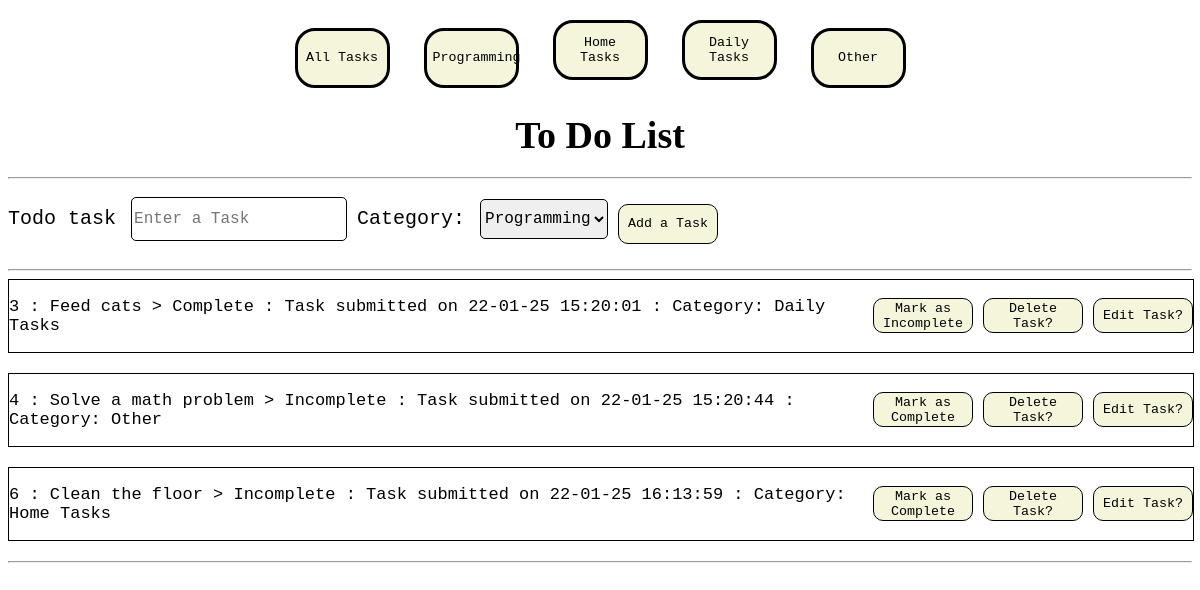
The page / on the database its author committed.
### Website/models.py (models this page shows)
class Todo(db.Model):
    id = db.Column(db.Integer, primary_key = True)
    task = db.Column(db.String(300), unique = True)
    complete = db.Column(db.Boolean, default = False)
    time_and_date = db.Column(db.DateTime, default=datetime.utcnow) #Adds the time and date column to Todo model, which stores the timestamp
    category = db.Column(db.String(50), default = "Other") #Sets category for tasks in database

### Website/views.py (the view)
@my_view.route("/")
def home():
    todo_list = Todo.query.all()
    return render_template("index.html", todo_list = todo_list)

### Website/templates/index.html (shortened to what this page needs)
<!DOCTYPE html>
<html lang="en">
  <head>
    <link
      rel="stylesheet"
      type="text/css"
      href="{{url_for('static',
    filename='styles/stylesheet.css')}}"
    />
  </head>
  <body>
    <div class="Navbar">
      <nav>
        <form action="/" method="GET" style="display: inline">
          <button type="submit">All Tasks</button>
        </form>
        <form
          action="/category/Programming"
          method="GET"
          style="display: inline"
        >
          <button type="submit">Programming</button>
        </form>
        <form
          action="/category/Home Tasks"
          method="GET"
          style="display: inline"
        >
          <button type="submit">Home Tasks</button>
        </form>
        <form
          action="/category/Daily Tasks"
          method="GET"
          style="display: inline"
        >
          <button type="submit">Daily Tasks</button>
        </form>
        <form action="/category/Other" method="GET" style="display: inline">
          <button type="submit">Other</button>
        </form>
      </nav>
    </div>
    <h1 class="todo_title">To Do List</h1>
    <hr />
    <form action="/add" method="post" class="todo-form">
      <div class="input-field">
        <label for="task">Todo task</label>
        <input type="text" name="task" placeholder="Enter a Task" />
      </div>
      <div class="category-field">
        <label for="category">Category:</label>
        <select name="category" required>
          <option value="Programming">Programming</option>
        </select>
      </div>
      <button type="submit">Add a Task</button>
    </form>
    <hr />
    {% for todo in todo_list %}
    <div class="todo-table" id="category-specific">
      <p>
        {{ todo.id }} : {{ todo.task }} > {{ 'Complete' if todo.complete else
        'Incomplete'}} : Task submitted on {{
        todo.time_and_date.strftime('%d-%m-%y %H:%M:%S') }} : Category:
        {{todo.category}}
      </p>
      <form
        class="completion"
        action="/update/{{todo.id}}"
        method="POST"
        style="display: inline"
      >
        <button type="submit">
          {{'Mark as Complete' if not todo.complete else 'Mark as Incomplete'}}
        </button>
      </form>
      <form
        class="to-delete"
        action="/delete/{{todo.id}}"
        method="GET"
        style="display: inline"
      >
        <button type="submit">Delete Task?</button>
      </form>
      <form
        class="to-edit"
        action="/edit/{{todo.id}}"
        method="GET"
        style="display: inline"
      >
        <button type="submit">Edit Task?</button>
      </form>
    </div>
    {% endfor %}
    <hr />
  </body>
</html>

### Website/static/styles/stylesheet.css (style rules this page uses)
.Navbar { display: flex; justify-content: center; align-items: center; margin-top: 20px; }
.Navbar button { width: 95px; height: 60px; border: solid; margin: 0 15px; border-radius: 20px; background-color: beige; color: black; cursor: pointer; font-family: monospace; }
.todo_title { font-size: 38px; text-align: center; margin-bottom: 20px; }
.todo-form { display: flex; flex-direction: row; align-items: center; }
.input-field, .category-field { display: flex; align-items: center; margin-bottom: 10px; }
.todo-form label { font-size: 20px; font-family: monospace; margin-right: 5px; }
.todo-form input[type="text"], .category-field select { height: 40px; font-size: 16px; font-family: monospace; border: 1px solid black; border-radius: 5px; margin: 10px; }
.todo-form button { height: 40px; width: 100px; border-radius: 10px; border: 1px solid black; background-color: beige; font-family: monospace; cursor: pointer; }
.todo-table { display: flex; flex-direction: row; justify-content: flex-start; align-items: center; gap: 10px; width: 100%; border: 1px solid black; font-family: monospace; font-size: 17px; margin-bottom: 20px; }
.completion button { height: 35px; width: 100px; border-radius: 10px; border: 1px solid black; background-color: beige; font-family: monospace; cursor: pointer; }
.to-delete button { height: 35px; width: 100px; border-radius: 10px; border: 1px solid black; background-color: beige; font-family: monospace; cursor: pointer; }
.to-edit button { height: 35px; width: 100px; border-radius: 10px; border: 1px solid black; background-color: beige; font-family: monospace; cursor: pointer; }

### rows shown on the page
Todo: id "3", task "Feed cats", complete "Complete", time_and_date "22-01-25 15:20:01", category "Daily Tasks", complete "Mark as Incomplete"
Todo: id "4", task "Solve a math problem", complete "Incomplete", time_and_date "22-01-25 15:20:44", category "Other", complete "Mark as Complete"
Todo: id "6", task "Clean the floor", complete "Incomplete", time_and_date "22-01-25 16:13:59", category "Home Tasks", complete "Mark as Complete"
